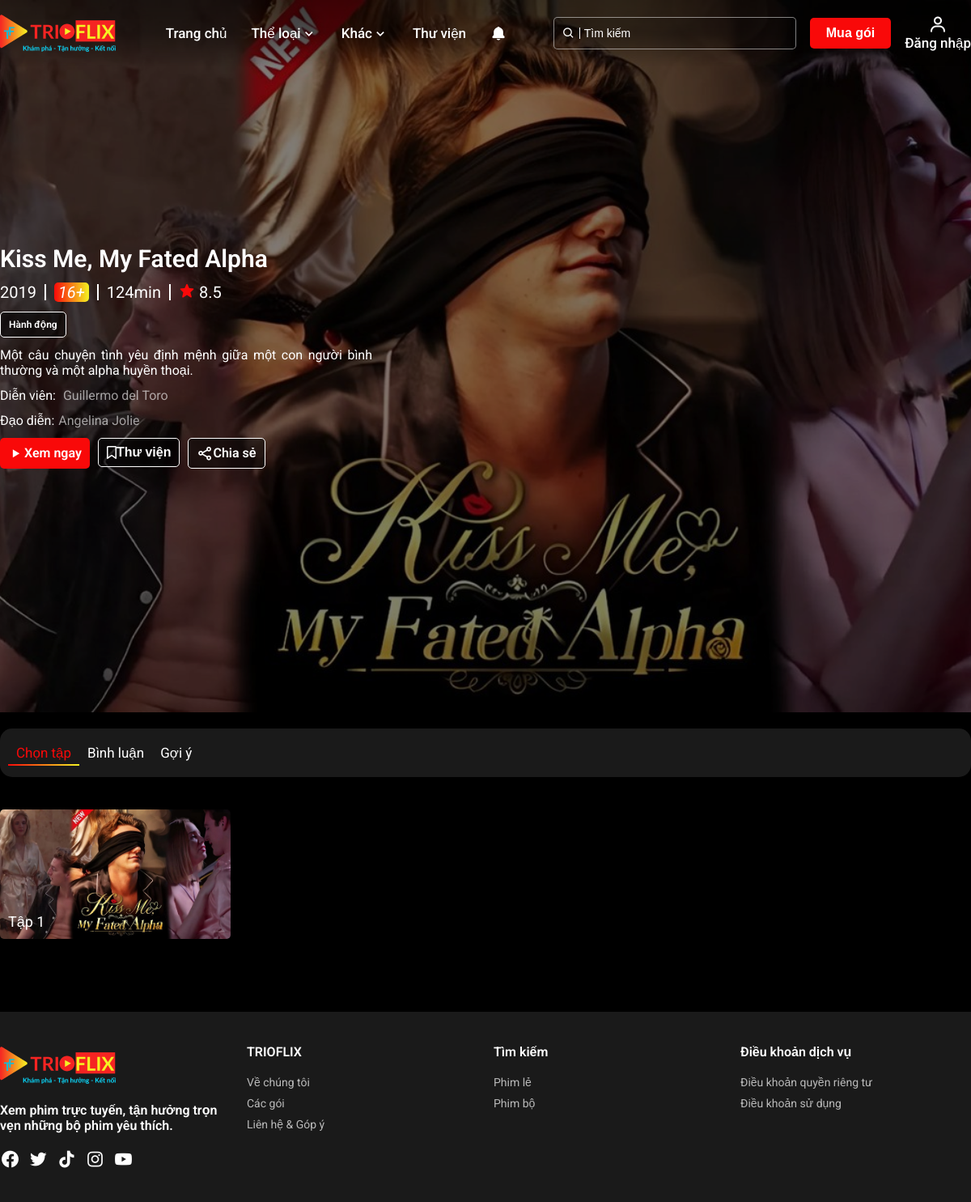
Screenshot of /?ctrl=films&view=detail&id=2 with the database file from the repository.
### tables this page shows
CREATE TABLE `film` (
  `film_id` int(11) NOT NULL,
  `category_id` int(11) NOT NULL,
  `actor_id` int(11) NOT NULL,
  `director_id` int(11) NOT NULL,
  `film_name` char(255) NOT NULL,
  `img` char(255) NOT NULL,
  `urlvideo` varchar(225) NOT NULL,
  `duration` int(11) NOT NULL,
  `descripe` char(255) NOT NULL,
  `views` int(11) NOT NULL,
  `relase_year` year(4) DEFAULT NULL,
  `posted_date` date DEFAULT NULL,
  `bgimg` char(255) NOT NULL
);

CREATE TABLE `category` (
  `category_id` int(11) NOT NULL,
  `catagory_name` char(255) NOT NULL,
  `img` varchar(200) NOT NULL
);

CREATE TABLE `director` (
  `director_id` int(11) NOT NULL,
  `director_name` varchar(255) NOT NULL
);

CREATE TABLE `actor` (
  `actor_id` int(11) NOT NULL,
  `actor_name` char(255) NOT NULL
);

### controller/ctrl_film.php (called while the page is built, shortened)
<?php
include_once 'model/m_film.php';
if (isset($_GET['view'])) {
    switch ($_GET['view']) {
        case 'detail':
            $css_file = "detail.css";
            include_once 'model/m_film.php';
            if (isset($_GET['id'])) {
                $detail = getFilm($_GET['id']);
            }
            include_once 'view/header.php';
            include_once 'view/layoutUser/detail.php';
            include_once 'view/footer.php';
            break;
    }
}

### index.php (called while the page is built, shortened)
<?php
if (isset($_GET['ctrl'])) {
    switch ($_GET['ctrl']) {
        case 'films':
            include_once 'controller/ctrl_film.php';
            break;
    }
} else {
    include_once 'controller/ctrl_page.php';
}

### model/m_film.php (called while the page is built, shortened)
<?php
include_once "database.php";
function getFilm($id)
{
    $sql = "SELECT film.*,category.catagory_name,actor.actor_name,director.director_name FROM film INNER JOIN category
    ON film.category_id = category.category_id INNER JOIN actor
    ON film.actor_id = actor.actor_id INNER JOIN director
    ON film.director_id = director.director_id WHERE film_id = $id";
    return pdo_query($sql);
}

### model/database.php (called while the page is built, shortened)
<?php
function pdoGetConnection()
{
    $servername = "localhost";
    $username = "root";
    $password = "";
    try {
        $conn = new PDO("mysql:host=$servername;dbname=tuyetvoi_da2", $username, $password);
        $conn->setAttribute(PDO::ATTR_ERRMODE, PDO::ERRMODE_EXCEPTION);
        return $conn;
    } catch (PDOException $e) {
        echo "Connection failed: " . $e->getMessage();
    }
}
function pdo_query($sql, $params = [])
{
    $stmt = pdoGetConnection()->prepare($sql);
    $stmt->execute($params);
    return $stmt->fetchAll(PDO::FETCH_ASSOC);
}

### view/layoutUser/detail.php (the view, shortened to what this page needs)
<div class="contents">
    <div class="slideshow">
        <?php foreach ($detail as $key) { ?>
            <div class="bg"><img src="public/img/<?= $key['bgimg'] ?>" alt="" /></div>
            <div class="slideshow_contents container">
                <div class="contentFilm">
                    <div class="nameFilm"><?= $key['film_name'] ?></div>
                    <div class="detailFilm">
                        <div class="detail"><?= $key['relase_year'] ?></div>
                        <div class="detail line"></div>
                        <div class="detail"><span>16+</span></div>
                        <div class="detail line"></div>
                        <div class="detail"><?= $key['duration'] ?>min</div>
                        <div class="detail line"></div>
                        <div class="detail"><i class="bx bxs-star"></i> 8.5</div>
                    </div>
                    <div class="categories">
                        <a href="?ctrl=films&view=genre&genreid=<?= $key['category_id'] ?>" class="category"><?= $key['catagory_name'] ?></a>
                    </div>
                    <div class="description">
                        <?= $key['descripe'] ?>
                    </div>
                    <div class="description">Diễn viên: <a href=""><?= $key['director_name'] ?></a></div>
                    <div class="description">Đạo diễn:<a href=""><?= $key['actor_name'] ?></a></div>
                    <div class="btns">
                        <a href="?ctrl=films&view=film&id=<?= $key['film_id'] ?>" class="btnBanner playbtn">
                            <i class="bx bx-play"></i> Xem ngay
                        </a>
                        <form method='post'>
                            <button class="btnBanner addLibBtn" type='submit' name='addLib'>
                                <i class="fa-regular fa-bookmark"></i>Thư viện
                            </button>
                        </form>
                        <a href="" class="btnBanner addLibBtn">
                            <i class="bx bx-share-alt"></i> Chia sẻ
                        </a>
                    </div>
                </div>
            </div>
    </div>
    <div class="choice container">
        <ul class="options">
            <li class="active"><a href="">Chọn tập</a></li>
            <li><a href="">Bình luận</a></li>
            <li><a href="">Gợi ý</a></li>
        </ul>
        <div class="contentOption">
            <div class="episode-list">
                <a href="?ctrl=films&view=film&id=<?= $key['film_id'] ?>" class="episode">
                    <img src="public/img/<?= $key['bgimg'] ?>" alt="Tập 1" />
                    <p>Tập 1</p>
                </a>
            </div>
        <?php } ?>
        </div>
    </div>
</div>

### view/header.php (shortened to what this page needs)
<?php
$user_name = isset($_SESSION['user_name']) ? $_SESSION['user_name'] : null;
include_once 'model/m_film.php';
$getGenre = getGenre(); ?>
<!DOCTYPE html>
<html lang="en">
<head>
    <link rel="stylesheet" href="public/css/general.css" />
    <link
        href="https://unpkg.com/boxicons@2.1.4/css/boxicons.min.css"
        rel="stylesheet" />
    <link
        href="https://cdnjs.cloudflare.com/ajax/libs/font-awesome/6.5.0/css/all.min.css"
        rel="stylesheet" />
    <?php if (isset($css_file)) { ?>
        <link rel="stylesheet" href="public/css/<?php echo $css_file; ?>">
    <?php } ?>
</head>
<body>
    <header>
        <div class="container header">
            <a href="?ctrl=page&view=home" class="logo"><img src="public/img/Trioflix-logo.png" alt="" /></a>
            <ul class="navbar">
                <li class="mainmenu"><a href="?ctrl=page&view=home" class="link">Trang chủ</a></li>
                <li class="mainmenu">
                    <a href="?ctrl=films&view=genre" class="link">Thể loại<i class="bx bx-chevron-down"></i>
                    </a>
                </li>
                <li class="mainmenu">
                    <a href="#" class="link">Khác<i class="bx bx-chevron-down"></i></a>
                </li>
                <li class="mainmenu"><a href="?ctrl=films&view=library" class="link">Thư viện</a></li>
                <li class="mainmenu">
                    <a href="#" class="link"><i class="bx bxs-bell"></i></a>
                </li>
            </ul>
            <div class="nav-others">
                <form class="searchbar" method="get">
                    <i class="bx bx-search"></i> <span></span>
                    <input
                        type="search"
                        placeholder="Tìm kiếm"
                        id="search"
                        name="keyword"
                        autocomplete="off" />
                </form>
                <button class="btn buyBtn" onclick="window.location.href = '?ctrl=page&view=package';">Mua gói</button>
                <?php if ($user_name) { ?>
                    <div href="#" class="user">
                        <a href="?ctrl=user&view=user" class="account" title="<?= $user_name ?>">
                            <i class="bx bx-user"></i>
                            <div class="nameUser"><?= htmlspecialchars($user_name) ?></div>
                        </a>
                        <div class="acc">
                            <a href="view/layoutUser/login/logout.php" class="action">Đăng xuất</a>
                        </div>
                    </div>
                <?php } else { ?>
                    <a href="?ctrl=user&view=login" class="account">
                        <i class="bx bx-user"></i>
                        <div>Đăng nhập</div>
                    </a>
                <?php } ?>
            </div>
        </div>
    </header>

### view/footer.php (shortened to what this page needs)
<footer>
    <div class="container footer">
        <div class="footer_elements">
            <div class="footer_elements-logo">
                <img src="public/img/Trioflix-logo.png" alt="" />
            </div>
            <div class="footer_elements-intro">
                Xem phim trực tuyến, tận hưởng trọn vẹn những bộ phim yêu thích.
            </div>
            <div class="footer_elements-socials">
                <a href="" class="social-link">
                    <i class="bx bxl-facebook-circle"></i>
                </a>
                <a href="" class="social-link">
                    <i class="bx bxl-twitter"></i>
                </a>
                <a href="" class="social-link">
                    <i class="bx bxl-tiktok"></i>
                </a>
                <a href="" class="social-link">
                    <i class="bx bxl-instagram"></i>
                </a>
                <a href="" class="social-link">
                    <i class="bx bxl-youtube"></i>
                </a>
            </div>
        </div>
        <div class="footer_elements">
            <div class="elements_title">TRIOFLIX</div>
            <div class="elements_contents">
                <a href="?ctrl=page&view=about">Về chúng tôi</a><a href="#">Các gói</a><a href="?ctrl=page&view=contact">Liên hệ & Góp ý</a>
            </div>
        </div>
        <div class="footer_elements">
            <div class="elements_title">Tìm kiếm</div>
            <div class="elements_contents">
                <a href="#">Phim lẻ</a><a href="#">Phim bộ</a>
            </div>
        </div>
        <div class="footer_elements">
            <div class="elements_title">Điều khoản dịch vụ</div>
            <div class="elements_contents">
                <a href="#">Điều khoản quyền riêng tư</a><a href="#">Điều khoản sử dụng</a>
            </div>
        </div>
    </div>
</footer>
</body>
</html>

### public/css/general.css (style rules this page uses)
:root { --fontContent: "Roboto", sans-serif; --fontTitle-nameFilm: "Raleway", sans-serif; --colorBackgroundMain: #000; --colorGradient: linear-gradient(to right, #f90909, #f5f322); --colorBackgroundSecondary: #1a1a1a; --colorRed: #f90909; --colorYellow: #f5f322; --colorBlue: #00daff; }
* { padding: 0; margin: 0; box-sizing: border-box; }
a { text-decoration: none; color: #fff; }
ul { list-style: none; }
body { background-color: var(--colorBackgroundMain); color: #fff; font-family: var(--fontContent); width: 100%; }
.scroll { background: linear-gradient( 180deg, rgba(0, 0, 0, 0.5), rgba(0, 0, 0, 0.4), rgba(0, 0, 0, 0) ); transition: all 0.5s ease-in; }
.container { max-width: 1200px !important; margin-right: auto; margin-left: auto; }
.btn { border: none; outline: none; color: #fff; font-weight: 600; font-size: 16px; background: var(--colorRed); cursor: pointer; border-radius: 5px; padding: 10px 20px; }

### public/css/detail.css (style rules this page uses)
:root { --fontContent: "Roboto", sans-serif; --fontTitle-nameFilm: "Raleway", sans-serif; --colorBackgroundMain: #000; --colorGradient: linear-gradient(to right, #f90909, #f5f322); --colorBackgroundSecondary: #1a1a1a; --colorRed: #f90909; --colorYellow: #f5f322; --colorBlue: #00daff; }
* { padding: 0; margin: 0; box-sizing: border-box; }
a { text-decoration: none; color: #fff; }
ul { list-style: none; }
body { background-color: var(--colorBackgroundMain); color: #fff; font-family: var(--fontContent); width: 100%; }
.scroll { background: linear-gradient( 180deg, rgba(0, 0, 0, 0.5), rgba(0, 0, 0, 0.4), rgba(0, 0, 0, 0) ); transition: all 0.5s ease-in; }
.container { max-width: 1200px; margin-right: auto; margin-left: auto; }
.btn { border: none; outline: none; color: #fff; font-weight: 600; font-size: 16px; background: var(--colorRed); cursor: pointer; border-radius: 5px; padding: 10px 20px; }
.contents { width: 100%; margin: auto; padding-bottom: 70px; }
.slideshow_contents { height: 100%; display: flex; justify-content: space-between; align-items: center; position: relative; z-index: 5; }
.contentFilm { width: 460px; height: fit-content; display: flex; flex-direction: column; gap: 12px; }
.nameFilm { width: 100%; display: -webkit-box; font-size: 30px; -webkit-box-orient: vertical; -webkit-line-clamp: 2; overflow: hidden; text-overflow: ellipsis; font-weight: 600; }
.description { width: 100%; display: -webkit-box; font-size: 16px; -webkit-box-orient: vertical; -webkit-line-clamp: 5; overflow: hidden; text-overflow: ellipsis; font-weight: 400; text-align: justify; }
.description a { color: rgba(255, 255, 255, 0.6); text-align: center; padding: 5px; }
.choice { overflow: hidden; }
.contentOption { padding-top: 20px; display: grid; transition: all 0.5s ease; grid-template-columns: repeat(3, 1fr); }

### rows the page displays
film: bgimg (picture), film_name "Kiss Me, My Fated Alpha", relase_year "2019", duration "124", category.catagory_name "Hành động", descripe "Một câu chuyện tình yêu định mệnh giữa một con người bình thường và một alpha huyền thoại.", director.director_name "Guillermo del Toro", actor.actor_name "Angelina Jolie"
